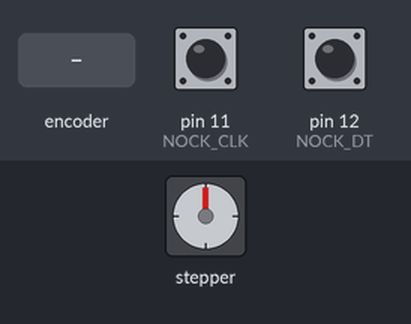
Recording of a sketch running on a simulated Arduino Uno, built with avr-gcc and run on an emulated ATmega328P. On the bench: stepper motor. The test bench sets the inputs (shaded band); at power-on: pin 11 (NOCK_CLK) HIGH, pin 12 (NOCK_DT) HIGH. Stepper angles assume 2048 steps per turn.

Above: at 1.2 s.
1.3 s: rotary encoder on pin 11 (NOCK_CLK) / pin 12 (NOCK_DT) turned 3 steps (first pin leading)
At 3.0 s:
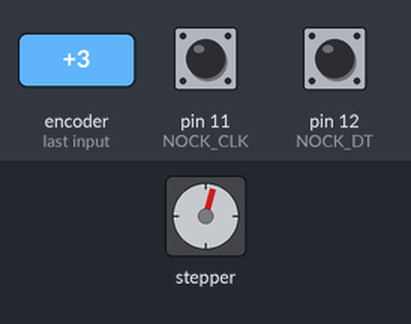
3.4 s: rotary encoder on pin 11 (NOCK_CLK) / pin 12 (NOCK_DT) turned 1 step (first pin leading)
At 4.4 s:
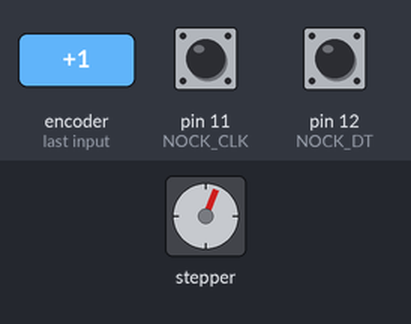
Timing chart, 0 to 6.4 s (numbered marks = the images above; inputs shaded):
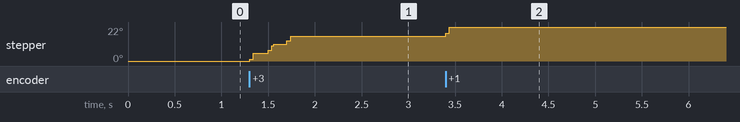

Measured:
- after the input at 1.3 s, stepper: turns 16° clockwise in 0.44 s, starting at once
- after the input at 3.4 s, stepper: goes 18° 0.04 s, then 22°, starting at once

The sketch:

036_rotaryencoder_stepper.ino
```cpp
#include <Stepper.h>

#define IN1 7
#define IN2 6
#define IN3 5
#define IN4 4
#define NOCK_CLK 11
#define NOCK_DT 12
#define NOCK_SW 13

const int stepsPerRevolution = 2048;

Stepper myStepper(stepsPerRevolution, IN4, IN2, IN3, IN1);


bool pre_sensorA = LOW;


void setup() {
  Serial.begin(9600); //나 결과를 PC로 볼꺼야~
  pinMode(NOCK_CLK, INPUT);
  pinMode(NOCK_DT, INPUT);
  pinMode(NOCK_SW, INPUT_PULLUP);
myStepper.setSpeed(15); //RPM
}

void loop() {
  //1.지금 센서값을 확인해야하는 타이밍인가?
  //(=CLK핀에 상승에지가 발생했는가?)
  bool sensorA = digitalRead(NOCK_CLK);
  //여기서 할거하고~~
  if(pre_sensorA == HIGH && sensorA == LOW){
    //센서A의 Falling edge!
    //2.센서B의 상태를 가지고 와서 비교를 해본다!
    bool sensorB = digitalRead(NOCK_DT);
    if(sensorA != sensorB){
      //시계방향으로 회전하고 있구나~
      //Serial.println("시계방향");
      myStepper.step(32);
    }else{
      //반시계방향으로 회전하고 있구나~
      //Serial.println("반시계방향");
      myStepper.step(-32);
    }
    //Serial.println(num);
  }


  pre_sensorA = sensorA;
  delay(1);
}
```
